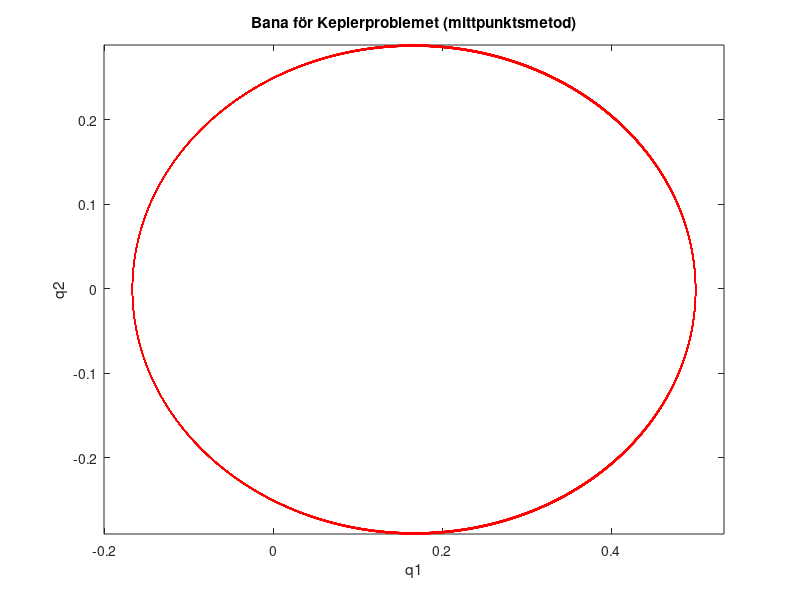

This figure's MATLAB source:

h = 0.001;  % Tidssteg
T = 100;    % Total tid
N = T/h;  % Antal steg
a = 0.5; % excentriciteten
beta= 0; % 1 för symplektisk euler då ska även alpha = 1/2

alpha = 0; %0 för euler bakåt, 1 för euler framåt, 1/2 för mittpunksmetoden


%Initialvärden (position och hastighet)
q1_0 = 1-a;
q2_0 = 0.0;
p1_0 = 0.0;
p2_0 = (1+a/1-a)^0.5;

%lagring av svar
q1_vals = zeros(1, N);
q2_vals = zeros(1, N);
p1_vals = zeros(1, N);
p2_vals = zeros(1, N);

% Initialisering
q1_vals(1) = q1_0;
q2_vals(1) = q2_0;
p1_vals(1) = p1_0;
p2_vals(1) = p2_0;

for n = 1:N-1

    r2 = q1_vals(n)^2 + q2_vals(n)^2;
    

    acc1 = -q1_vals(n+beta) / r2^(3/2);
    acc2 = -q2_vals(n+beta) / r2^(3/2);
    
    p1_vals(n+1) = p1_vals(n) + h * acc1;  
    p2_vals(n+1) = p2_vals(n) + h * acc2;  

    q1_vals(n+1) = (1-alpha) * (q1_vals(n) + h * p1_vals(n+1)) +  (alpha) * (q1_vals(n) + h * p1_vals(n));
    q2_vals(n+1) = (1-alpha) * (q2_vals(n) + h * p2_vals(n+1)) + (alpha) * (q2_vals(n) + h * p2_vals(n));

end

figure;
plot(q1_vals, q2_vals, 'red');
title('Bana för Keplerproblemet (mittpunktsmetod)');
xlabel('q1');
ylabel('q2');
axis equal;
